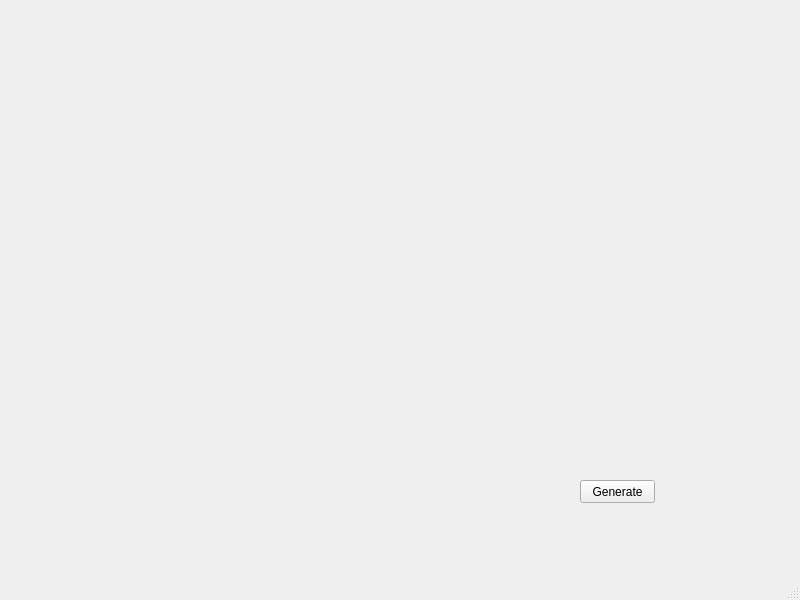
<?xml version="1.0" encoding="UTF-8"?>
<ui version="4.0">
 <class>MainWindow</class>
 <widget class="QMainWindow" name="MainWindow">
  <property name="geometry">
   <rect>
    <x>0</x>
    <y>0</y>
    <width>800</width>
    <height>600</height>
   </rect>
  </property>
  <property name="windowTitle">
   <string>MainWindow</string>
  </property>
  <widget class="QWidget" name="centralwidget">
   <widget class="QPushButton" name="wdPushButtonGenerate">
    <property name="geometry">
     <rect>
      <x>580</x>
      <y>480</y>
      <width>75</width>
      <height>23</height>
     </rect>
    </property>
    <property name="text">
     <string>Generate</string>
    </property>
   </widget>
  </widget>
  <widget class="QMenuBar" name="menubar">
   <property name="geometry">
    <rect>
     <x>0</x>
     <y>0</y>
     <width>800</width>
     <height>21</height>
    </rect>
   </property>
  </widget>
  <widget class="QStatusBar" name="statusbar"/>
 </widget>
 <resources/>
 <connections/>
</ui>
